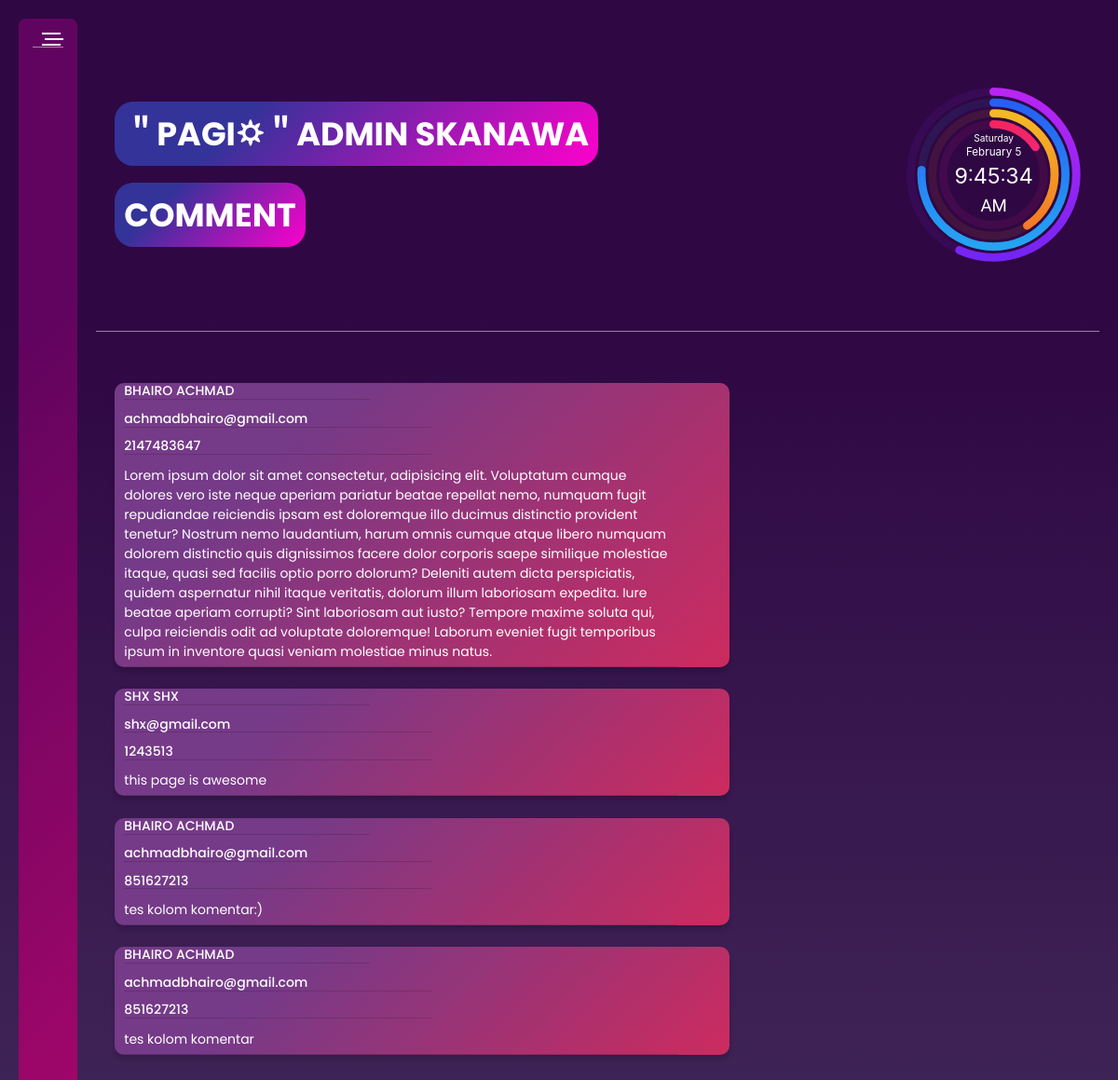
Page /comment.php (signed in) on the committed database.
### tables this page shows
CREATE TABLE `comment` (
  `ID` int(10) NOT NULL,
  `name` varchar(30) NOT NULL,
  `namea` text NOT NULL,
  `mobile` int(20) NOT NULL,
  `email` varchar(50) NOT NULL,
  `comment` varchar(1000) NOT NULL
);

### comment.php (the view, shortened to what this page needs)
<?php
include 'conection.php';
?>
<!DOCTYPE html>
<html lang="en">
<head>
    <link href="https://cdn.jsdelivr.net/npm/bootstrap@5.1.3/dist/css/bootstrap.min.css" rel="stylesheet">
	<link rel="stylesheet" href="https://pro.fontawesome.com/releases/v5.10.0/css/all.css"/>
	<link rel="stylesheet" href="css/admin.css">
</head>
<body>
    <div class="admin-panel">
	<div class="menu">
		<div class="heading">
			<div class="menu-icon js-toggle-menu">
				<span></span>
				<span></span>
				<span></span>
			</div>
		</div>
	</div>
	<div class="content">
		<div class="header">
		<div>
			<p><span id="time"></span>ADMIN SKANAWA</p><br><br>
		<p>COMMENT</p></div>
			<div class="fixed">
               <tbody>
            <div id="clock" class="progress-clock">
                <button class="progress-clock__time-date" data-group="d" type="button">
                    <small data-unit="w">Sunday</small><br>
                    <span data-unit="mo">January</span>
                    <span data-unit="d">1</span>
                </button>
                <button class="progress-clock__time-digit" data-unit="h" data-group="h" type="button">12</button><span class="progress-clock__time-colon">:</span><button class="progress-clock__time-digit" data-unit="m" data-group="m" type="button">00</button><span class="progress-clock__time-colon">:</span><button class="progress-clock__time-digit" data-unit="s" data-group="s" type="button">00</button>
                <span class="progress-clock__time-ampm" data-unit="ap">AM</span>
            </div>
        </tbody>
</div>
		</div>
		<div class="body">
<br>
<?php
			$sql = "SELECT * FROM comment ORDER BY id DESC";
			$result = mysqli_query($conn, $sql);
			if (mysqli_num_rows($result) > 0) {
				while ($row = mysqli_fetch_assoc($result)) {
			?>
         <div class="komentar">
             <h2><?php echo $row['name']; ?><span>  <?php echo $row['namea']; ?></span></h2>
             <h3><?php echo $row['email']; ?></h3>
			 <h3><?php echo $row['mobile']; ?></h3>
             <p><?php echo $row['comment']; ?></p>
         </div>
		 <?php
				}
			}
			?>
		</div>
	</div>
</div>
</body>
</html>

### css/admin.css (style rules this page uses)
* { box-sizing: border-box; transition: 0.25s all ease; }
body { height: 100vh; width: 100%; padding: 20px; margin: 0; background-color: #000000; background-image: linear-gradient(360deg, #41295a 0%, #2F0743 74%); font-family: 'Assistant', sans-serif; }
.admin-panel { display: flex; height: 95vh; }
.menu { border-radius: 7.5px; background-color: #BE93C5; background-image: linear-gradient(315deg, #AA076B 0%, #61045F 74%); min-height: calc(100vh - 40px); padding: 15px 15px 0; width: 75px; transition: width 0.25s; overflow: hidden; display: inline-block; font-family: 'Poppins', sans-serif; transition: 1s all ease; }
.menu .heading { padding: 0 0 15px; margin-bottom: 10px; position: relative; display: flex; align-items: center; justify-content: space-between; overflow: hidden; border-bottom: 1px solid rgba(255, 255, 255, 0.5); }
.menu .heading .menu-icon { position: absolute; right: 0; top: 0; cursor: pointer; height: 14px; width: 20px; }
.menu .heading .menu-icon span { transition: transform 0.25s, right 0.25s; }
.menu .heading .menu-icon span:first-child { transform-origin: top right; }
.menu .heading .menu-icon span:last-child { transform-origin: bottom right; }
.menu .heading .menu-icon span:first-child, .menu .heading .menu-icon span:last-child { position: relative; right: 3px; }
.menu .heading .menu-icon span { width: 100%; height: 2px; display: block; margin-bottom: 4px; background-color: white; }
.content { display: flex; flex-wrap: wrap; flex-grow: 1; margin-left: 20px; border-radius: 7.5px; overflow: hidden; }
.content .header { width: 100%; font-family: 'Franklin Gothic Medium', 'Arial Narrow', Arial, sans-serif; min-height: 50px; display: flex; flex-wrap: wrap; align-items: center; justify-content: space-between; border-bottom: 1px solid rgba(255, 255, 255, 0.5); padding: 10px 20px; }
.content .header p, .content .header a { margin: 5px 0; color: #fff; font-family: 'Poppins', sans-serif; font-weight: bold; }
.content .header p { margin-right: 10px; font-size: 1.5em; font-family: 'Poppins', sans-serif; background-image:linear-gradient(315deg, #ff00cc 0%, #333399 74%) ; border-radius: 20px; display: inline; padding: 10px; }
.content .body { padding: 20px; display: block; width: 100%; max-height: 60vh; overflow-y: scroll; }
* { border: 0; box-sizing: border-box; margin: 0; padding: 0; }
.fixed { background: #000; display: contents; }
:root { --hue: 223; --bg: hsl(var(--hue),10%,90%); --fg: hsl(var(--hue),10%,10%); font-size: calc(16px + (24 - 16) * (100vw - 320px) / (1280 - 320)); }
tbody, button { color: var(--fg); font: 1em/1.5 -apple-system, BlinkMacSystemFont, "Segoe UI", Roboto, Helvetica, Arial, sans-serif; }
.progress-clock { display: grid; justify-content: center; align-content: center; position: relative; text-align: center; width: 8em; height: 8em; color: #fff; font-family: 'Assistant', sans-serif; }
.progress-clock__time-date, .progress-clock__time-digit, .progress-clock__time-colon, .progress-clock__time-ampm { transition: color 0.2s linear; -webkit-user-select: none; -moz-user-select: none; user-select: none; }
.progress-clock__time-date, .progress-clock__time-digit { background: transparent; }
.progress-clock__time-date, .progress-clock__time-ampm { grid-column: 1 / 6; }
.progress-clock__time-date { font-size: 0.5em; line-height: 1.33; }
.progress-clock__time-digit, .progress-clock__time-colon { font-size: 1em; font-weight: 400; grid-row: 2; }
.progress-clock__time-colon { line-height: 1.275; }
.progress-clock__time-ampm { cursor: default; grid-row: 3; font-size: 0.8em; }
.progress-clock__rings { display: block; position: absolute; top: 0; left: 0; width: 100%; height: 100%; z-index: -1; }
[type=button]:not(:disabled), [type=reset]:not(:disabled), [type=submit]:not(:disabled), button:not(:disabled) { cursor: pointer; color: #fff; }
.komentar { background:#7A0BC0; background-image: linear-gradient(315deg, #cc2b5e 0%, #753a88 74% ); color: #fff; border-radius: 10px; box-shadow: 0 5px 5px rgba(0, 0, 0, 0.15); width: 660px; font-family: 'Poppins', sans-serif; }
.komentar h2 { margin-left: 10px; text-transform: uppercase; font-size: 0.6em; border-bottom: 1px solid rgba(0, 0, 0, 0.15); width: 40%; }
.komentar h3 { margin-left: 10px; font-size: 0.6em; border-bottom: 1px solid rgba(0, 0, 0, 0.15); width: 50%; }
.komentar p { width: 90%; font-size: 0.6em; border-bottom: 1px solid rgba(0, 0, 0, 0.15); margin-left: 10px; padding-bottom: 5px; }

### rows in the picture
comment: name "BHAIRO", namea "ACHMAD", email "achmadbhairo@gmail.com", mobile "2147483647", comment "Lorem ipsum dolor sit amet consectetur, adipisicing elit. Voluptatum cumque dolores vero iste neque aperiam pariatur beatae repellat nemo, numquam fugit repudiandae reiciendis ipsam est doloremque illo ducimus distinctio provident tenetur? Nostrum nemo laudantium, harum omnis cumque atque libero numquam dolorem distinctio quis dignissimos facere dolor corporis saepe similique molestiae itaque, quasi sed facilis optio porro dolorum? Deleniti autem dicta perspiciatis, quidem aspernatur nihil itaque veritatis, dolorum illum laboriosam expedita. Iure beatae aperiam corrupti? Sint laboriosam aut iusto? Tempore maxime soluta qui, culpa reiciendis odit ad voluptate doloremque! Laborum eveniet…"
comment: name "SHX", namea "SHX", email "shx@gmail.com", mobile "1243513", comment "this page is awesome"
comment: name "BHAIRO", namea "ACHMAD", email "achmadbhairo@gmail.com", mobile "851627213", comment "tes kolom komentar:)"
comment: name "BHAIRO", namea "ACHMAD", email "achmadbhairo@gmail.com", mobile "851627213", comment "tes kolom komentar"
